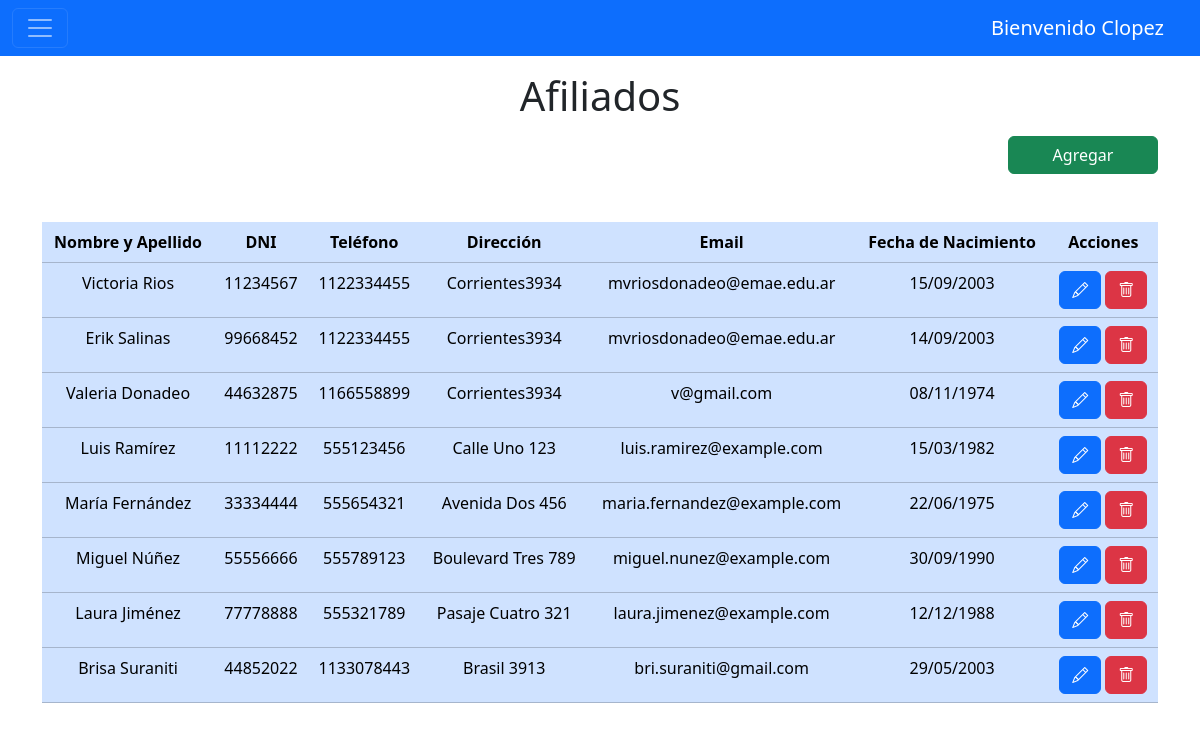
Screenshot of /mvc/app/views/affiliates.php?action=affiliates (signed in) with the database file from the repository.
### tables this page shows
CREATE TABLE `afiliaciones` (
  `id_afiliado` int(11) NOT NULL,
  `nombre` text NOT NULL,
  `apellido` text NOT NULL,
  `dni` int(11) NOT NULL,
  `direccion` text NOT NULL,
  `telefono` int(11) NOT NULL,
  `email` text NOT NULL,
  `fecha_nacimiento` date NOT NULL
);

### mvc/app/views/affiliates.php (the view, shortened to what this page needs)
<!DOCTYPE html>
<html lang="es">
<head>
    <link href="https://cdn.jsdelivr.net/npm/bootstrap@5.3.3/dist/css/bootstrap.min.css" rel="stylesheet">
    <link rel="stylesheet" href="https://cdn.jsdelivr.net/npm/bootstrap-icons@1.11.3/font/bootstrap-icons.min.css">
    <link rel="stylesheet" href="../../resources/public/css/admin.css">
</head>
<?php
require '/xampp/htdocs/hominis/mvc/app/views/header.php';
?>
<body>
    <main class="container">
        <section>
            <h1 class="text-center mt-3 text-dark">Afiliados</h1>
            <div class="affiliate">
                <a href="record.php" class="btn btn-success d-block ms-auto mt-3">Agregar</a>
            </div>
            <table class="table table-primary table-hover mt-5">
                <thead class="text-center">
                    <tr>
                        <th>Nombre y Apellido</th>
                        <th>DNI</th>
                        <th>Teléfono</th>
                        <th>Dirección</th>
                        <th>Email</th>
                        <th>Fecha de Nacimiento</th>
                        <th>Acciones</th>
                    </tr>
                </thead>
                <tbody class="text-center">
                    <?php
                    require '/xampp/htdocs/hominis/mvc/config/datebase.php';
                    $sql = "SELECT * FROM afiliaciones";
                    $stmt = $pdo->prepare($sql);
                    $stmt->execute();
                    $afiliados = $stmt->fetchAll(PDO::FETCH_ASSOC);
                    foreach ($afiliados as $afiliado) {
                        $nombre = ucfirst($afiliado['nombre']);
                        $apellido = ucfirst($afiliado['apellido']);
                        $direccion = ucfirst($afiliado['direccion']);
                        $fechaNacimiento = new DateTime($afiliado['fecha_nacimiento']);
                        $fechaFormateada = $fechaNacimiento->format('d/m/Y');
                    ?>
                        <tr>
                            <td><?= $nombre . " " . $apellido ?></td>
                            <td><?= $afiliado['dni'] ?></td>
                            <td><?= $afiliado['telefono'] ?></td>
                            <td><?= $direccion ?></td>
                            <td><?= $afiliado['email'] ?></td>
                            <td><?= $fechaFormateada ?></td>
                            <td>
                                <a href="#" class="btn btn-primary" data-bs-toggle="modal" data-bs-target="#editarModal" onclick="cargarDatosModal(<?= $afiliado['id_afiliado'] ?>, '<?= $afiliado['nombre'] ?>', '<?= $afiliado['apellido'] ?>', <?= $afiliado['dni'] ?>, '<?= $afiliado['direccion'] ?>', <?= $afiliado['telefono'] ?>, '<?= $afiliado['email'] ?>', '<?= $afiliado['fecha_nacimiento'] ?>')">
                                    <i class="bi bi-pencil"></i>
                                </a>
                                <a href="/hominis/mvc/index.php?action=delet&id=<?= $afiliado['id_afiliado'] ?>" class="btn btn-danger" onclick="return confirm('¿Estás seguro de eliminar este afiliado?');">
                                    <i class="bi bi-trash"></i>
                                </a>
                            </td>
                        </tr>
                    <?php } ?>
                </tbody>
            </table>
        </section>
    </main>
</body>
</html>

### mvc/app/views/header.php (shortened to what this page needs)
<header>
    <nav class="navbar navbar-dark bg-primary fixed-top">
        <div class="container-fluid">
            <button class="navbar-toggler" type="button" data-bs-toggle="offcanvas" data-bs-target="#offcanvasDarkNavbar" aria-controls="offcanvasDarkNavbar" aria-label="Toggle navigation">
                <span class="navbar-toggler-icon"></span>
            </button>
            <div>
                <?php echo "<a class='nav-link active fs-5 text-white me-4' aria-current='page'>Bienvenido ".ucfirst($_SESSION['user']) ."</a>" ?>
            </div>
        </div>
    </nav>
</header>

### mvc/resources/public/css/admin.css (style rules this page uses)
* { padding: 0; margin: 0; box-sizing: border-box; }
.affiliate a { width: 150px; }
.fixed-top { position:initial; }

### rows the page displays
afiliaciones: nombre "Victoria", apellido "Rios", dni "11234567", telefono "1122334455", direccion "Corrientes3934", email "mvriosdonadeo@emae.edu.ar", fecha_nacimiento "15/09/2003"
afiliaciones: nombre "Erik", apellido "Salinas", dni "99668452", telefono "1122334455", direccion "Corrientes3934", email "mvriosdonadeo@emae.edu.ar", fecha_nacimiento "14/09/2003"
afiliaciones: nombre "Valeria", apellido "Donadeo", dni "44632875", telefono "1166558899", direccion "Corrientes3934", email "v@gmail.com", fecha_nacimiento "08/11/1974"
afiliaciones: nombre "Luis", apellido "Ramírez", dni "11112222", telefono "555123456", direccion "Calle Uno 123", email "luis.ramirez@example.com", fecha_nacimiento "15/03/1982"
afiliaciones: nombre "María", apellido "Fernández", dni "33334444", telefono "555654321", direccion "Avenida Dos 456", email "maria.fernandez@example.com", fecha_nacimiento "22/06/1975"
afiliaciones: nombre "Miguel", apellido "Núñez", dni "55556666", telefono "555789123", direccion "Boulevard Tres 789", email "miguel.nunez@example.com", fecha_nacimiento "30/09/1990"
afiliaciones: nombre "Laura", apellido "Jiménez", dni "77778888", telefono "555321789", direccion "Pasaje Cuatro 321", email "laura.jimenez@example.com", fecha_nacimiento "12/12/1988"
afiliaciones: nombre "Brisa", apellido "Suraniti", dni "44852022", telefono "1133078443", direccion "Brasil 3913", email "bri.suraniti@gmail.com", fecha_nacimiento "29/05/2003"

### other values shown
$_SESSION['user'] "Clopez"
